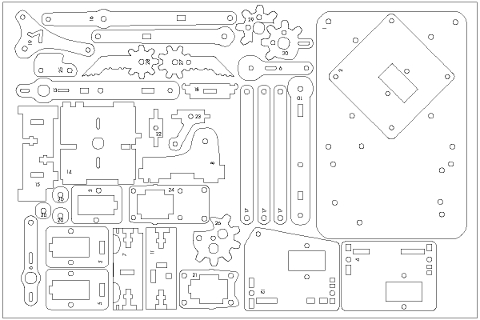
#> input picture image2025/img/robot_arm1.jpg, 480 x 320 px; the run also reads 1 picture not shown here
$ python 09diffimage.py
#> lines starting #> are read from the running program, lines starting #| are printed output that depends on the picture; after the words box and inside, x2 and y2 are one past the last pixel; in counts of white or black regions, pixels touching at a corner belong together
import cv2
import numpy as np

img1 = cv2.imread('./img/robot_arm1.jpg', cv2.IMREAD_GRAYSCALE)
#> img1 is the input picture: shape (320, 480); min 0, max 255, mean 244.4
img2 = cv2.imread('./img/robot_arm2.jpg', cv2.IMREAD_GRAYSCALE)

cv2.imshow('img1', img1)
cv2.imshow('img2', img2)

# 두 이미지의 차이를 확인하기 위해 빼기연산을 해봄
diff = img2 - img1
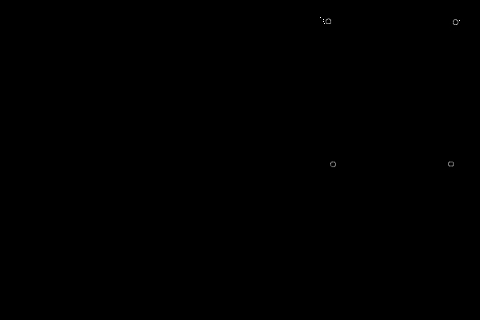
#> diff: shape (320, 480); min 0, max 255, mean 0.1
diffcv = cv2.absdiff(img1, img2)
t, diff_otsu = cv2.threshold(diffcv, -1, 255, cv2.THRESH_BINARY | cv2.THRESH_OTSU)
#> diff_otsu: shape (320, 480); 0.05% white in thin lines or dots, all inside (x1, y1, x2, y2) = (325, 18, 459, 167)
#> t = 46
cv2.imshow('diff', diff)
cv2.imshow('diffcv', diffcv)
cv2.imshow('diffotsu', diff_otsu)
print(f'{t=}')
#| t=46.0

cv2.waitKey()
cv2.destroyAllWindows()
